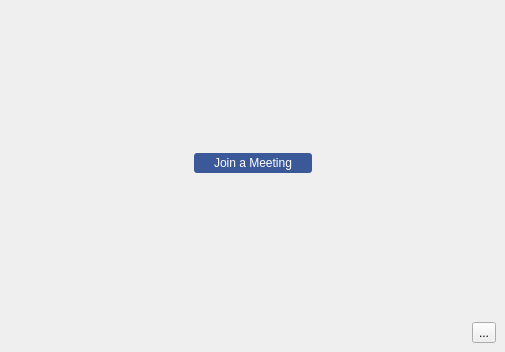
<?xml version="1.0" encoding="UTF-8"?>
<ui version="4.0">
 <class>MainWindow</class>
 <widget class="QMainWindow" name="MainWindow">
  <property name="windowModality">
   <enum>Qt::WindowModal</enum>
  </property>
  <property name="geometry">
   <rect>
    <x>0</x>
    <y>0</y>
    <width>505</width>
    <height>352</height>
   </rect>
  </property>
  <property name="windowTitle">
   <string>MainWindow</string>
  </property>
  <widget class="QWidget" name="centralwidget">
   <layout class="QVBoxLayout" name="verticalLayout_2">
    <item>
     <spacer name="verticalSpacer_2">
      <property name="orientation">
       <enum>Qt::Vertical</enum>
      </property>
      <property name="sizeHint" stdset="0">
       <size>
        <width>20</width>
        <height>40</height>
       </size>
      </property>
     </spacer>
    </item>
    <item>
     <layout class="QVBoxLayout" name="verticalLayout">
      <item>
       <layout class="QHBoxLayout" name="horizontalLayout_2">
        <item>
         <spacer name="horizontalSpacer_2">
          <property name="orientation">
           <enum>Qt::Horizontal</enum>
          </property>
          <property name="sizeHint" stdset="0">
           <size>
            <width>40</width>
            <height>20</height>
           </size>
          </property>
         </spacer>
        </item>
        <item>
         <widget class="QPushButton" name="pushButton">
          <property name="styleSheet">
           <string notr="true">padding-left: 20px;
padding-right: 20px;
padding-top: 3px;
padding-bottom: 3px;
color: #fff;
background-color: #3b5998;
border: none;
border-radius: 3px;</string>
          </property>
          <property name="text">
           <string>Join a Meeting</string>
          </property>
         </widget>
        </item>
        <item>
         <spacer name="horizontalSpacer_3">
          <property name="orientation">
           <enum>Qt::Horizontal</enum>
          </property>
          <property name="sizeHint" stdset="0">
           <size>
            <width>40</width>
            <height>20</height>
           </size>
          </property>
         </spacer>
        </item>
       </layout>
      </item>
     </layout>
    </item>
    <item>
     <spacer name="verticalSpacer">
      <property name="orientation">
       <enum>Qt::Vertical</enum>
      </property>
      <property name="sizeHint" stdset="0">
       <size>
        <width>20</width>
        <height>40</height>
       </size>
      </property>
     </spacer>
    </item>
    <item>
     <layout class="QHBoxLayout" name="horizontalLayout">
      <item>
       <spacer name="horizontalSpacer">
        <property name="orientation">
         <enum>Qt::Horizontal</enum>
        </property>
        <property name="sizeHint" stdset="0">
         <size>
          <width>40</width>
          <height>20</height>
         </size>
        </property>
       </spacer>
      </item>
      <item>
       <widget class="QToolButton" name="toolButton">
        <property name="text">
         <string>...</string>
        </property>
       </widget>
      </item>
     </layout>
    </item>
   </layout>
  </widget>
 </widget>
 <resources/>
 <connections/>
</ui>
